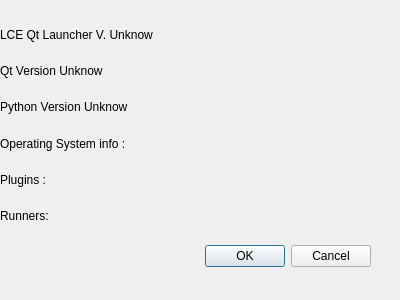
<?xml version="1.0" encoding="UTF-8"?>
<ui version="4.0">
 <class>sys_info_dialog</class>
 <widget class="QDialog" name="sys_info_dialog">
  <property name="geometry">
   <rect>
    <x>0</x>
    <y>0</y>
    <width>400</width>
    <height>300</height>
   </rect>
  </property>
  <property name="windowTitle">
   <string>LCE Qt Launcher - System Info </string>
  </property>
  <property name="windowIcon">
   <iconset resource="../res.qrc">
    <normaloff>:/assets/app.ico</normaloff>:/assets/app.ico</iconset>
  </property>
  <widget class="QDialogButtonBox" name="buttonBox">
   <property name="geometry">
    <rect>
     <x>30</x>
     <y>240</y>
     <width>341</width>
     <height>32</height>
    </rect>
   </property>
   <property name="orientation">
    <enum>Qt::Orientation::Horizontal</enum>
   </property>
   <property name="standardButtons">
    <set>QDialogButtonBox::StandardButton::Cancel|QDialogButtonBox::StandardButton::Ok</set>
   </property>
  </widget>
  <widget class="QWidget" name="verticalLayoutWidget">
   <property name="geometry">
    <rect>
     <x>0</x>
     <y>20</y>
     <width>391</width>
     <height>211</height>
    </rect>
   </property>
   <layout class="QVBoxLayout" name="verticalLayout">
    <item>
     <widget class="QLabel" name="appVersion">
      <property name="text">
       <string>LCE Qt Launcher V. Unknow</string>
      </property>
     </widget>
    </item>
    <item>
     <widget class="QLabel" name="qVersionLabel">
      <property name="text">
       <string>Qt Version Unknow</string>
      </property>
     </widget>
    </item>
    <item>
     <widget class="QLabel" name="pyVersionLabel">
      <property name="text">
       <string>Python Version Unknow</string>
      </property>
     </widget>
    </item>
    <item>
     <widget class="QLabel" name="osInfoLabel">
      <property name="text">
       <string>Operating System info :</string>
      </property>
     </widget>
    </item>
    <item>
     <widget class="QLabel" name="pluginsInfoLabel">
      <property name="text">
       <string>Plugins : </string>
      </property>
     </widget>
    </item>
    <item>
     <widget class="QLabel" name="runnersLabel">
      <property name="text">
       <string>Runners: </string>
      </property>
     </widget>
    </item>
   </layout>
  </widget>
 </widget>
 <resources>
  <include location="../res.qrc"/>
 </resources>
 <connections>
  <connection>
   <sender>buttonBox</sender>
   <signal>accepted()</signal>
   <receiver>sys_info_dialog</receiver>
   <slot>accept()</slot>
   <hints>
    <hint type="sourcelabel">
     <x>248</x>
     <y>254</y>
    </hint>
    <hint type="destinationlabel">
     <x>157</x>
     <y>274</y>
    </hint>
   </hints>
  </connection>
  <connection>
   <sender>buttonBox</sender>
   <signal>rejected()</signal>
   <receiver>sys_info_dialog</receiver>
   <slot>reject()</slot>
   <hints>
    <hint type="sourcelabel">
     <x>316</x>
     <y>260</y>
    </hint>
    <hint type="destinationlabel">
     <x>286</x>
     <y>274</y>
    </hint>
   </hints>
  </connection>
 </connections>
</ui>
